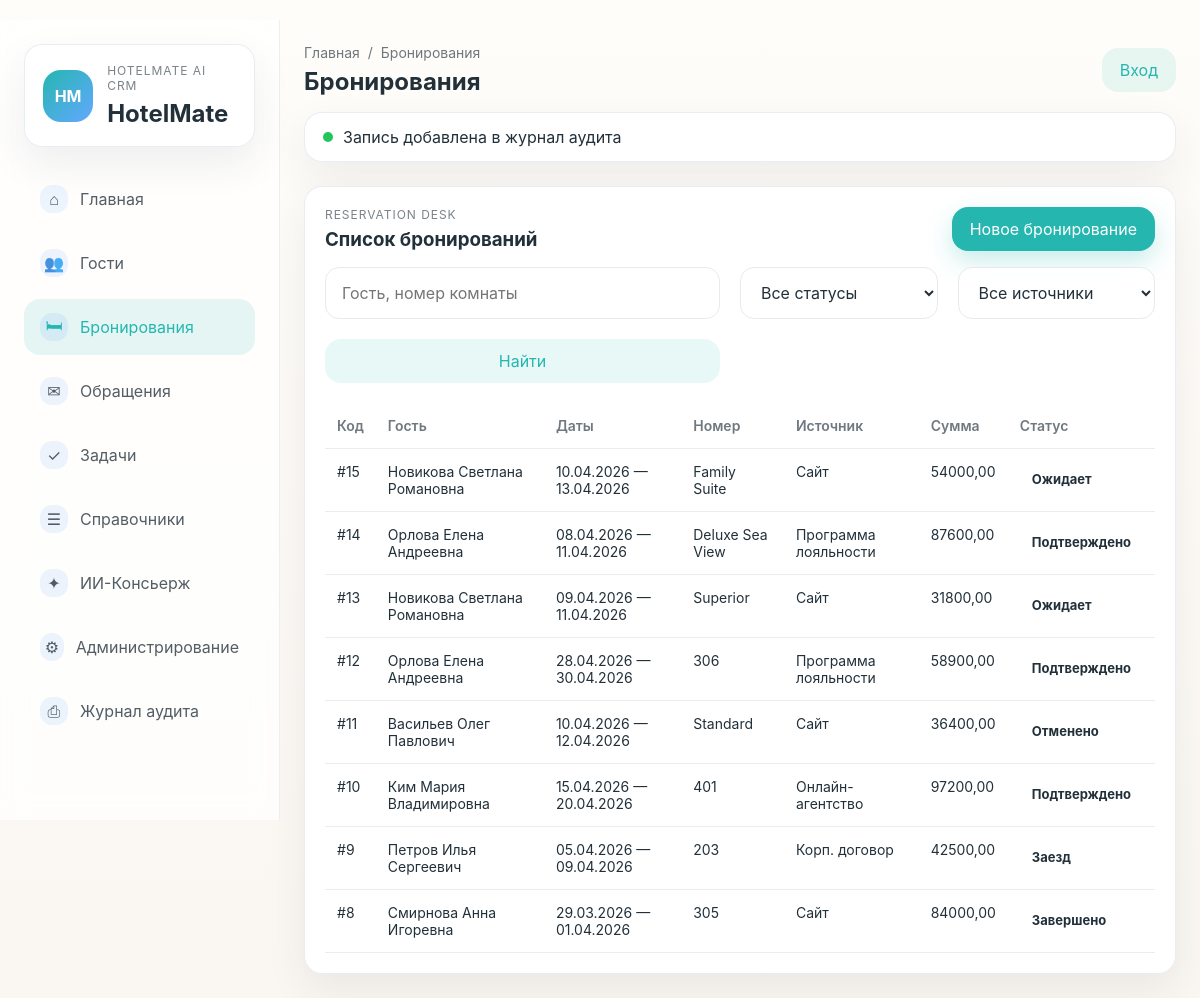
The page /bookings/ on the database its author committed.
### ui/models.py (models this page shows, shortened)
class TimestampedModel(models.Model):
    created_at = models.DateTimeField(auto_now_add=True)
    updated_at = models.DateTimeField(auto_now=True)
    class Meta:
        abstract = True

class Booking(TimestampedModel):
    STATUS_PENDING = 'pending'
    STATUS_CONFIRMED = 'confirmed'
    STATUS_IN_HOUSE = 'in_house'
    STATUS_COMPLETED = 'completed'
    STATUS_CANCELLED = 'cancelled'
    client = models.ForeignKey(Client, on_delete=models.PROTECT, related_name='bookings', verbose_name='клиент')
    category = models.ForeignKey(RoomCategory, on_delete=models.PROTECT, related_name='bookings', verbose_name='категория')
    rate = models.ForeignKey(Rate, on_delete=models.PROTECT, related_name='bookings', verbose_name='тариф')
    room = models.ForeignKey(Room, on_delete=models.SET_NULL, related_name='bookings', verbose_name='номер', blank=True, null=True)
    check_in = models.DateField('дата_заезда')
    check_out = models.DateField('дата_выезда')
    status = models.ForeignKey('BookingStatus', on_delete=models.PROTECT, verbose_name='статус', db_column='status', to_field='code')
    source = models.ForeignKey('BookingSource', on_delete=models.PROTECT, verbose_name='источник', db_column='source', to_field='code')
    total_cost = models.DecimalField('итоговая_стоимость', max_digits=12, decimal_places=2)
    cancel_reason = models.TextField('причина отмены', blank=True, default='')
    cancel_penalty = models.DecimalField('штраф за отмену', max_digits=12, decimal_places=2, default=0)
    cancelled_at = models.DateTimeField('дата отмены', blank=True, null=True)
    cancel_source = models.CharField('источник отмены', max_length=80, blank=True, default='')
    cancel_initiator = models.CharField('инициатор отмены', max_length=80, blank=True, default='')
    class Meta:
        verbose_name = 'Бронирование'
        verbose_name_plural = 'Бронирования'

class Client(TimestampedModel):
    last_name = models.CharField('фамилия', max_length=150)
    first_name = models.CharField('имя', max_length=150)
    middle_name = models.CharField('отчество', max_length=150, blank=True, default='')
    birth_date = models.DateField('дата_рождения', blank=True, null=True)
    segment = models.ForeignKey('ClientSegment', on_delete=models.SET_NULL, null=True, blank=True, verbose_name='сегмент', db_column='segment', to_field='code')
    preferences = models.JSONField('предпочтения_json', blank=True, null=True)
    notes = models.TextField('примечания', blank=True, default='')
    loyalty_level = models.ForeignKey('LoyaltyLevel', on_delete=models.SET_NULL, null=True, blank=True, verbose_name='уровень лояльности', db_column='loyalty_level', to_field='code')
    loyalty_points = models.IntegerField('баллы лояльности', default=0)
    class Meta:
        verbose_name = 'Клиент'
        verbose_name_plural = 'Клиенты'
    def __str__(self) -> str:
        parts = [self.last_name, self.first_name]
        if self.middle_name:
            parts.append(self.middle_name)
        return ' '.join(parts)

class RoomCategory(TimestampedModel):
    name = models.CharField('название', max_length=120, unique=True)
    capacity = models.PositiveIntegerField('вместимость')
    description = models.TextField('описание', blank=True, default='')
    options = models.JSONField('опции_json', blank=True, null=True)
    class Meta:
        verbose_name = 'Категория номера'
        verbose_name_plural = 'Категории номеров'
    def __str__(self) -> str:
        return self.name

class BookingSource(models.Model):
    code = models.CharField('код', max_length=80, primary_key=True)
    label = models.CharField('название', max_length=200)
    order = models.PositiveIntegerField('порядок', default=0)
    class Meta:
        verbose_name = 'Источник бронирования'
        verbose_name_plural = 'Источники бронирования'
        ordering = ['order']
    def __str__(self): return self.label

class BookingStatus(models.Model):
    code = models.CharField('код', max_length=80, primary_key=True)
    label = models.CharField('название', max_length=200)
    order = models.PositiveIntegerField('порядок', default=0)
    class Meta:
        verbose_name = 'Статус бронирования'
        verbose_name_plural = 'Статусы бронирования'
        ordering = ['order']
    def __str__(self): return self.label

class Room(TimestampedModel):
    category = models.ForeignKey(RoomCategory, on_delete=models.PROTECT, related_name='rooms', verbose_name='категория')
    room_number = models.CharField('номер_комнаты', max_length=20, unique=True)
    state = models.ForeignKey('RoomState', on_delete=models.PROTECT, verbose_name='состояние', db_column='state', to_field='code')
    class Meta:
        verbose_name = 'Номер'
        verbose_name_plural = 'Номера'
    def __str__(self) -> str:
        return self.room_number

### ui/views.py (the view)
# urls.py: path('bookings/', views.bookings_list, name='bookings_list'),
def bookings_list(request: HttpRequest) -> HttpResponse:
    context = base_context('Бронирования', 'Бронирования', [{'label': 'Главная', 'url_name': 'ui:dashboard'}, {'label': 'Бронирования'}])
    qs = db.Booking.objects.all().select_related('client', 'category', 'rate', 'room').order_by('-id')
    q = request.GET.get('q', '').strip()
    status = request.GET.get('status', '').strip()
    source = request.GET.get('source', '').strip()
    if q:
        qs = qs.filter(
            Q(client__last_name__icontains=q) | Q(client__first_name__icontains=q) |
            Q(room__room_number__icontains=q)
        ).distinct()
    if status:
        qs = qs.filter(status_id=status)
    if source:
        qs = qs.filter(source_id=source)
    statuses = db.Booking.objects.values_list('status_id', flat=True).distinct().order_by('status_id')
    sources = db.Booking.objects.values_list('source_id', flat=True).distinct().order_by('source_id')
    context.update({
        'bookings': qs, 'q': q,
        'selected_status': status, 'selected_source': source,
        'statuses': statuses, 'sources': sources,
    })
    return render(request, 'ui/bookings_list.html', context)

### ui/templatetags/translate.py (called while the page is built)
@register.filter
def booking_status(value: str) -> str:
    return _BOOKING_STATUS.get(value, value)

@register.filter
def source(value: str) -> str:
    return _SOURCE.get(value, value)

### ui/views.py (called while the page is built)
def base_context(active_page: str, title: str, breadcrumbs: list[dict]) -> dict:
    return {
        'nav_items': NAV_ITEMS,
        'active_page': active_page,
        'page_title': title,
        'breadcrumbs': breadcrumbs,
        'notice': 'Запись добавлена в журнал аудита',
    }

### ui/templates/ui/bookings_list.html (shortened to what this page needs)
{% extends 'ui/base.html' %}
{% load translate %}
{% block content %}
<section class="card">
    <div class="section-head">
        <div>
            <p class="eyebrow">Reservation Desk</p>
            <h3>Список бронирований</h3>
        </div>
        <a class="btn btn-primary" href="{% url 'ui:crud_create' 'bookings' %}">Новое бронирование</a>
    </div>
    <form method="get" class="toolbar-grid compact">
        <input type="text" name="q" value="{{ q }}" placeholder="Гость, номер комнаты">
        <select name="status">
            <option value="">Все статусы</option>
        </select>
        <select name="source">
            <option value="">Все источники</option>
        </select>
        <button class="btn btn-secondary" type="submit">Найти</button>
    </form>
    <div class="table-shell">
        {% if bookings %}
            <table>
                <thead>
                    <tr>
                        <th>Код</th>
                        <th>Гость</th>
                        <th>Даты</th>
                        <th>Номер</th>
                        <th>Источник</th>
                        <th>Сумма</th>
                        <th>Статус</th>
                    </tr>
                </thead>
                <tbody>
                    {% for booking in bookings %}
                        <tr>
                            <td><a href="{% url 'ui:booking_detail' booking.id %}">#{{ booking.id }}</a></td>
                            <td>{{ booking.client }}</td>
                            <td>{{ booking.check_in|date:"d.m.Y" }} — {{ booking.check_out|date:"d.m.Y" }}</td>
                            <td>{% if booking.room %}{{ booking.room }}{% else %}{{ booking.category }}{% endif %}</td>
                            <td>{{ booking.source|source }}</td>
                            <td>{{ booking.total_cost }}</td>
                            <td><span class="badge status-booking-{{ booking.status|slugify }}">{{ booking.status|booking_status }}</span></td>
                        </tr>
                    {% endfor %}
                </tbody>
            </table>
        {% else %}
            <p class="empty-state">Бронирования пока не созданы.</p>
        {% endif %}
    </div>
</section>
{% endblock %}

### ui/static/ui/styles.css (style rules this page uses)
:root { --sand: #FAF7F2; --sea: #25B6B0; --sky: #63A8FF; --sunset: #FF8A6A; --graphite: #22303A; --mist: #E6EBF0; --success: #22C55E; --warning: #F59E0B; --danger: #EF4444; --white: #FFFFFF; --shadow: 0 16px 40px rgba(34, 48, 58, 0.08); --radius: 18px; }
* { box-sizing: border-box; }
body { margin: 0; font-family: Inter, -apple-system, BlinkMacSystemFont, 'Segoe UI', sans-serif; background: linear-gradient(180deg, #fffdf9 0%, var(--sand) 100%); color: var(--graphite); }
a { color: inherit; text-decoration: none; }
button, input, select, textarea { font: inherit; }
input, select, textarea { width: 100%; padding: 14px 16px; border: 1px solid var(--mist); border-radius: 14px; background: rgba(255, 255, 255, 0.9); color: var(--graphite); }
.brand-card, .card, .notice-banner, .kanban-card, .info-card { border-radius: var(--radius); background: rgba(255, 255, 255, 0.95); border: 1px solid rgba(230, 235, 240, 0.9); box-shadow: var(--shadow); }
.eyebrow { margin: 0 0 6px; font-size: 12px; text-transform: uppercase; letter-spacing: 0.08em; color: rgba(34, 48, 58, 0.6); }
.brand-card h1, .topbar h2, .section-head h3, .profile-head h3, .metric-card h3 { margin: 0; }
.btn { border: none; border-radius: 16px; padding: 12px 18px; cursor: pointer; transition: transform 0.2s ease, box-shadow 0.2s ease; }
.btn-primary { color: var(--white); background: var(--sea); box-shadow: 0 10px 24px rgba(37, 182, 176, 0.25); }
.btn-secondary { color: var(--sea); background: rgba(37, 182, 176, 0.1); }
.metrics-grid, .content-grid, .split-grid, .toolbar-grid, .kanban-grid, .detail-layout { display: grid; gap: 20px; margin-bottom: 24px; }
.toolbar-grid.compact { grid-template-columns: 2fr 1fr 1fr; margin: 16px 0 20px; }
.card, .metric-card, .kanban-column { padding: 20px; }
.section-head, .list-row, .profile-head, .card-meta, .table-row, .timeline-item, .message-bubble { display: flex; align-items: flex-start; justify-content: space-between; gap: 16px; }
.badge { display: inline-flex; align-items: center; justify-content: center; padding: 8px 12px; border-radius: 999px; font-size: 13px; font-weight: 700; }
.table-shell { overflow-x: auto; }
table { width: 100%; border-collapse: collapse; min-width: 720px; }
th, td { padding: 14px 12px; border-bottom: 1px solid rgba(230, 235, 240, 0.9); text-align: left; font-size: 14px; vertical-align: top; }
th { color: rgba(34, 48, 58, 0.65); font-weight: 600; }

### rows shown on the page
Booking: id "15", client "Новикова Светлана Романовна", check_in "10.04.2026", check_out "13.04.2026", category "Family Suite", source|source "Сайт", total_cost "54000,00", status|booking_status "Ожидает"
Booking: id "14", client "Орлова Елена Андреевна", check_in "08.04.2026", check_out "11.04.2026", category "Deluxe Sea View", source|source "Программа лояльности", total_cost "87600,00", status|booking_status "Подтверждено"
Booking: id "13", client "Новикова Светлана Романовна", check_in "09.04.2026", check_out "11.04.2026", category "Superior", source|source "Сайт", total_cost "31800,00", status|booking_status "Ожидает"
Booking: id "12", client "Орлова Елена Андреевна", check_in "28.04.2026", check_out "30.04.2026", room "306", source|source "Программа лояльности", total_cost "58900,00", status|booking_status "Подтверждено"
Booking: id "11", client "Васильев Олег Павлович", check_in "10.04.2026", check_out "12.04.2026", category "Standard", source|source "Сайт", total_cost "36400,00", status|booking_status "Отменено"
Booking: id "10", client "Ким Мария Владимировна", check_in "15.04.2026", check_out "20.04.2026", room "401", source|source "Онлайн-агентство", total_cost "97200,00", status|booking_status "Подтверждено"
Booking: id "9", client "Петров Илья Сергеевич", check_in "05.04.2026", check_out "09.04.2026", room "203", source|source "Корп. договор", total_cost "42500,00", status|booking_status "Заезд"
Booking: id "8", client "Смирнова Анна Игоревна", check_in "29.03.2026", check_out "01.04.2026", room "305", source|source "Сайт", total_cost "84000,00", status|booking_status "Завершено"

### other values the page prints
{{ item.icon }} "⌂" "👥" "🛏" "✉" "✓" "☰" "✦" "⚙" "⎙"
{{ item.label }} "Главная" "Гости" "Бронирования" "Обращения" "Задачи" "Справочники" "ИИ-Консьерж" "Администрирование" "Журнал аудита"
{{ crumb.label }} "Главная"
{{ crumb.label }} "Бронирования"
{{ page_title }} "Бронирования"
{{ notice }} "Запись добавлена в журнал аудита"
